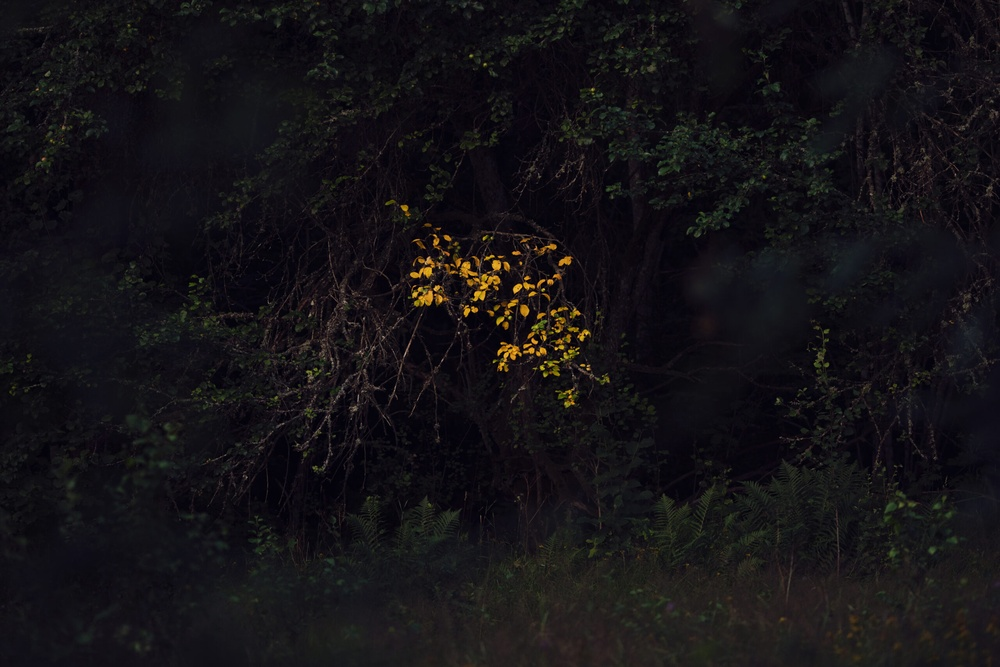
%> input picture differentMeanFiltering/MelindaŽaklina.jpg, 1000 x 667 px, shrunk from 2560 x 1707 before the run
$ octave 'GrétaMirèlha.m'   (GNU Octave 9; MATLAB toolbox functions it lacks are replaced by stand-ins)
%> lines starting %> are read from the running program, lines starting %| are printed output that depends on the picture
%% Read in image
I = imread('MelindaŽaklina.jpg');
%> I is the input picture: size 667x1000x3 uint8; mean R, G, B 20.6, 18.4, 21.7
%% Convert to grayscale image
Igray = rgb2gray(I);
%% Operator
% Mean filter
% h = fspecial('average',hsize)
% an averaging filter h of size  hsize
% hsize:positive integer | 2-element vector of positive integers
% h = fspecial('disk',radius)
% a circular averaging filter (pillbox) within the square matrix of size 2*radius+1.
% radius:5 (default) | positive number
% Mean filter grayscale image
Iav3 = filter2(fspecial('average', 3), Igray);
Iav5 = filter2(fspecial('average', 5), Igray);
Iav9 = filter2(fspecial('average', 9), Igray);
Iav15 = filter2(fspecial('average', 15), Igray);
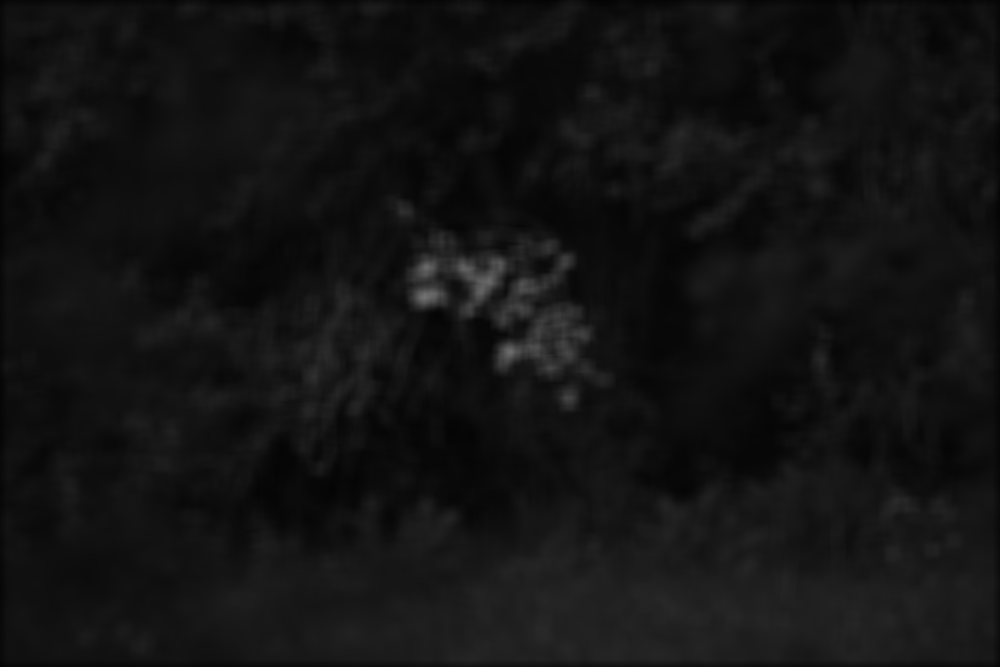
%> Iav15: size 667x1000 double; min 3.85, max 115.2, mean 19.2
Iav35 = filter2(fspecial('average', 35), Igray);
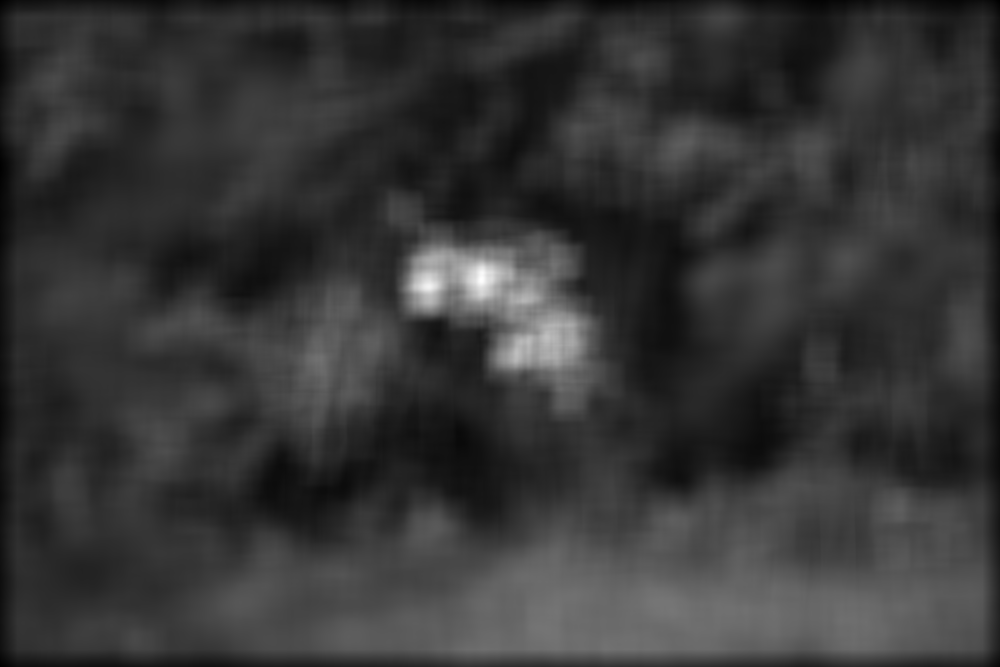
%> Iav35: size 667x1000 double; min 4.16, max 73.85, mean 19; drawn with min black and max white
%% Display the image
subplot(2, 3, 1),imshow(Igray);
    title('Original Grayscale image');
subplot(2, 3, 2),imshow(Iav3, []);
    title('Mean filter 3*3');
subplot(2, 3, 3),imshow(Iav5, []);
    title('Mean filter 5*5');
subplot(2, 3, 4),imshow(Iav9, []);
    title('Mean filter 9*9');
subplot(2, 3, 5),imshow(Iav15, []);
    title('Mean filter 15*15');
subplot(2, 3, 6),imshow(Iav35, []);
    title('Mean filter 35*35');
